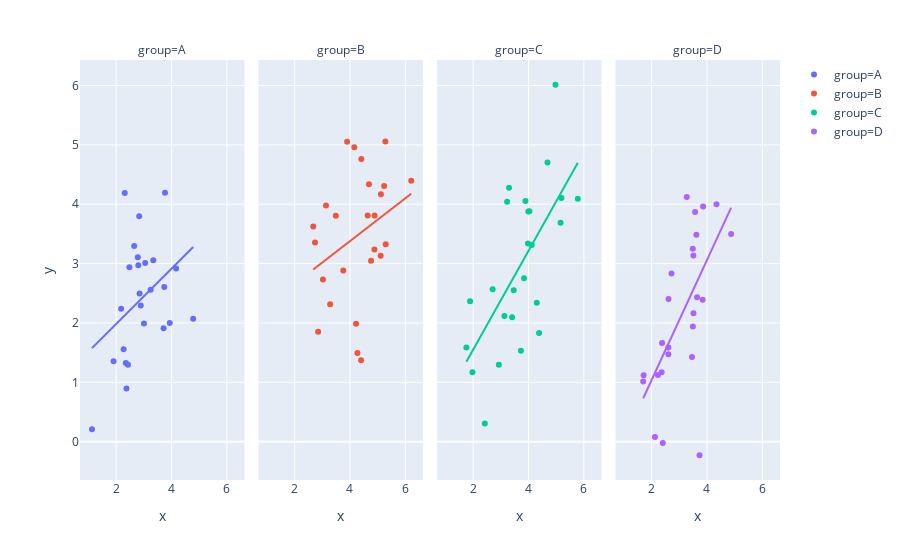

Here is the notebook cell this chart was saved with:
### Markdown cell above
## Scatterplot

### Code cell
plotly.offline.iplot(
    plotly.express.scatter(data1, x = "x", y = "y", color = "group", trendline = "ols", facet_col = "group")
)

### Figure 1 — Plotly figure (JSON) as saved in the notebook; plotly's stock layout.template omitted (floating-point values rounded to 4 significant figures)
{"data": [{"hoverlabel": {"namelength": 0}, "hovertemplate": "group=A<br>x=%{x}<br>y=%{y}", "legendgroup": "group=A", "marker": {"color": "#636efa", "symbol": "circle"}, "mode": "markers", "name": "group=A", "showlegend": true, "type": "scatter", "x": [2.889, 1.908, 2.833, 3.247, 3.341, 3.765, 1.128, 2.312, 2.653, 4.784, 2.349, 2.482, 3.938, 2.802, 3.049, 2.847, 3.005, 4.167, 2.426, 2.271, 3.74, 2.182, 2.375, 3.714, 2.784], "xaxis": "x", "y": [2.294, 1.357, 3.799, 2.559, 3.057, 4.191, 0.2112, 4.189, 3.297, 2.071, 1.327, 2.938, 1.999, 2.972, 3.011, 2.495, 1.989, 2.916, 1.295, 1.557, 2.606, 2.24, 0.8978, 1.909, 3.108], "yaxis": "y"}, {"hoverlabel": {"namelength": 0}, "hovertemplate": "<b>OLS trendline</b><br>y = 0.466051 * x + 1.050711<br>R<sup>2</sup>=0.140714<br><br>group=A<br>x=%{x}<br>y=%{y} <b>(trend)</b>", "legendgroup": "group=A", "marker": {"color": "#636efa", "symbol": "circle"}, "mode": "lines", "name": "group=A", "showlegend": false, "type": "scatter", "x": [1.128, 1.908, 2.182, 2.271, 2.312, 2.349, 2.375, 2.426, 2.482, 2.653, 2.784, 2.802, 2.833, 2.847, 2.889, 3.005, 3.049, 3.247, 3.341, 3.714, 3.74, 3.765, 3.938, 4.167, 4.784], "xaxis": "x", "y": [1.576, 1.94, 2.068, 2.109, 2.128, 2.146, 2.157, 2.181, 2.207, 2.287, 2.348, 2.356, 2.371, 2.378, 2.397, 2.451, 2.472, 2.564, 2.608, 2.782, 2.794, 2.806, 2.886, 2.993, 3.28], "yaxis": "y"}, {"hoverlabel": {"namelength": 0}, "hovertemplate": "group=B<br>x=%{x}<br>y=%{y}", "legendgroup": "group=B", "marker": {"color": "#EF553B", "symbol": "circle"}, "mode": "markers", "name": "group=B", "showlegend": true, "type": "scatter", "x": [5.279, 3.488, 2.849, 5.292, 4.41, 6.212, 4.884, 3.896, 4.155, 5.116, 4.269, 3.284, 5.109, 4.684, 2.737, 2.673, 5.234, 4.888, 4.762, 4.219, 3.757, 4.4, 3.133, 3.022, 4.64], "xaxis": "x2", "y": [5.057, 3.807, 1.851, 3.324, 4.761, 4.395, 3.238, 5.051, 4.96, 4.166, 1.495, 2.315, 3.133, 4.338, 3.353, 3.624, 4.308, 3.812, 3.047, 1.985, 2.884, 1.371, 3.98, 2.73, 3.81], "yaxis": "y2"}, {"hoverlabel": {"namelength": 0}, "hovertemplate": "<b>OLS trendline</b><br>y = 0.360774 * x + 1.936429<br>R<sup>2</sup>=0.098739<br><br>group=B<br>x=%{x}<br>y=%{y} <b>(trend)</b>", "legendgroup": "group=B", "marker": {"color": "#EF553B", "symbol": "circle"}, "mode": "lines", "name": "group=B", "showlegend": false, "type": "scatter", "x": [2.673, 2.737, 2.849, 3.022, 3.133, 3.284, 3.488, 3.757, 3.896, 4.155, 4.219, 4.269, 4.4, 4.41, 4.64, 4.684, 4.762, 4.884, 4.888, 5.109, 5.116, 5.234, 5.279, 5.292, 6.212], "xaxis": "x2", "y": [2.901, 2.924, 2.964, 3.027, 3.067, 3.121, 3.195, 3.292, 3.342, 3.436, 3.458, 3.476, 3.524, 3.527, 3.61, 3.626, 3.655, 3.698, 3.7, 3.78, 3.782, 3.825, 3.841, 3.846, 4.178], "yaxis": "y2"}, {"hoverlabel": {"namelength": 0}, "hovertemplate": "group=C<br>x=%{x}<br>y=%{y}", "legendgroup": "group=C", "marker": {"color": "#00cc96", "symbol": "circle"}, "mode": "markers", "name": "group=C", "showlegend": true, "type": "scatter", "x": [3.995, 3.84, 3.727, 2.705, 4.299, 4.381, 3.131, 1.889, 3.467, 2.423, 5.191, 5.158, 1.976, 3.983, 5.783, 4.975, 4.034, 3.229, 3.893, 1.757, 3.297, 4.117, 3.408, 2.929, 4.686], "xaxis": "x3", "y": [3.879, 2.754, 1.533, 2.567, 2.342, 1.829, 2.117, 2.367, 2.552, 0.3081, 4.104, 3.688, 1.167, 3.341, 4.094, 6.013, 3.884, 4.042, 4.053, 1.588, 4.276, 3.312, 2.096, 1.297, 4.704], "yaxis": "y3"}, {"hoverlabel": {"namelength": 0}, "hovertemplate": "<b>OLS trendline</b><br>y = 0.833334 * x + -0.119521<br>R<sup>2</sup>=0.438254<br><br>group=C<br>x=%{x}<br>y=%{y} <b>(trend)</b>", "legendgroup": "group=C", "marker": {"color": "#00cc96", "symbol": "circle"}, "mode": "lines", "name": "group=C", "showlegend": false, "type": "scatter", "x": [1.757, 1.889, 1.976, 2.423, 2.705, 2.929, 3.131, 3.229, 3.297, 3.408, 3.467, 3.727, 3.84, 3.893, 3.983, 3.995, 4.034, 4.117, 4.299, 4.381, 4.686, 4.975, 5.158, 5.191, 5.783], "xaxis": "x3", "y": [1.345, 1.455, 1.527, 1.899, 2.135, 2.321, 2.49, 2.571, 2.628, 2.721, 2.77, 2.987, 3.08, 3.125, 3.199, 3.21, 3.242, 3.311, 3.463, 3.532, 3.785, 4.026, 4.179, 4.206, 4.699], "yaxis": "y3"}, {"hoverlabel": {"namelength": 0}, "hovertemplate": "group=D<br>x=%{x}<br>y=%{y}", "legendgroup": "group=D", "marker": {"color": "#ab63fa", "symbol": "circle"}, "mode": "markers", "name": "group=D", "showlegend": true, "type": "scatter", "x": [3.509, 3.512, 4.873, 1.713, 3.86, 3.617, 4.342, 2.605, 2.602, 3.843, 3.269, 2.121, 2.23, 2.405, 3.73, 3.487, 2.361, 3.57, 2.719, 3.644, 2.61, 3.489, 1.697, 3.458, 2.377], "xaxis": "x4", "y": [3.135, 2.164, 3.5, 1.117, 3.96, 3.484, 4.002, 1.473, 1.586, 2.392, 4.122, 0.07908, 1.123, -0.02285, -0.2287, 3.252, 1.171, 3.87, 2.833, 2.433, 2.403, 1.942, 1.012, 1.428, 1.663], "yaxis": "y4"}, {"hoverlabel": {"namelength": 0}, "hovertemplate": "<b>OLS trendline</b><br>y = 1.010542 * x + -0.982708<br>R<sup>2</sup>=0.397855<br><br>group=D<br>x=%{x}<br>y=%{y} <b>(trend)</b>", "legendgroup": "group=D", "marker": {"color": "#ab63fa", "symbol": "circle"}, "mode": "lines", "name": "group=D", "showlegend": false, "type": "scatter", "x": [1.697, 1.713, 2.121, 2.23, 2.361, 2.377, 2.405, 2.602, 2.605, 2.61, 2.719, 3.269, 3.458, 3.487, 3.489, 3.509, 3.512, 3.57, 3.617, 3.644, 3.73, 3.843, 3.86, 4.342, 4.873], "xaxis": "x4", "y": [0.7317, 0.7484, 1.16, 1.271, 1.403, 1.42, 1.448, 1.647, 1.65, 1.655, 1.764, 2.321, 2.512, 2.541, 2.544, 2.563, 2.566, 2.625, 2.672, 2.7, 2.787, 2.901, 2.918, 3.405, 3.942], "yaxis": "y4"}], "layout": {"annotations": [{"showarrow": false, "text": "group=A", "x": 0.1175, "xanchor": "center", "xref": "paper", "y": 1, "yanchor": "bottom", "yref": "paper"}, {"showarrow": false, "text": "group=B", "x": 0.3725, "xanchor": "center", "xref": "paper", "y": 1, "yanchor": "bottom", "yref": "paper"}, {"showarrow": false, "text": "group=C", "x": 0.6275, "xanchor": "center", "xref": "paper", "y": 1, "yanchor": "bottom", "yref": "paper"}, {"showarrow": false, "text": "group=D", "x": 0.8825, "xanchor": "center", "xref": "paper", "y": 1, "yanchor": "bottom", "yref": "paper"}], "legend": {"tracegroupgap": 0}, "margin": {"t": 60}, "xaxis": {"anchor": "y", "domain": [0, 0.235], "title": {"text": "x"}}, "xaxis2": {"anchor": "y2", "domain": [0.255, 0.49], "matches": "x", "title": {"text": "x"}}, "xaxis3": {"anchor": "y3", "domain": [0.51, 0.745], "matches": "x", "title": {"text": "x"}}, "xaxis4": {"anchor": "y4", "domain": [0.765, 1.0], "matches": "x", "title": {"text": "x"}}, "yaxis": {"anchor": "x", "domain": [0, 1], "title": {"text": "y"}}, "yaxis2": {"anchor": "x2", "domain": [0, 1], "matches": "y", "showticklabels": false}, "yaxis3": {"anchor": "x3", "domain": [0, 1], "matches": "y", "showticklabels": false}, "yaxis4": {"anchor": "x4", "domain": [0, 1], "matches": "y", "showticklabels": false}}}
